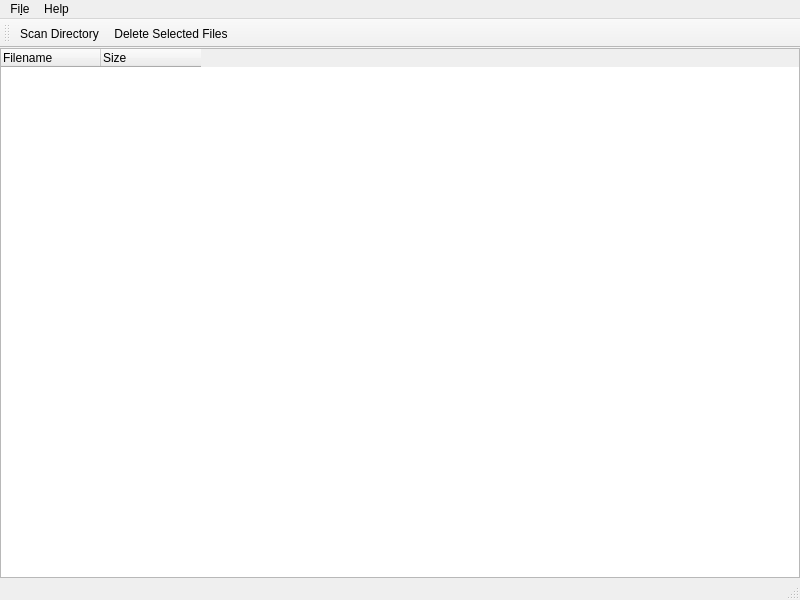
<?xml version="1.0" encoding="UTF-8"?>
<ui version="4.0">
 <class>MainWindow</class>
 <widget class="QMainWindow" name="MainWindow">
  <property name="geometry">
   <rect>
    <x>0</x>
    <y>0</y>
    <width>800</width>
    <height>600</height>
   </rect>
  </property>
  <property name="windowTitle">
   <string>MainWindow</string>
  </property>
  <widget class="QWidget" name="centralWidget">
   <layout class="QVBoxLayout" name="horizontalLayout">
    <property name="leftMargin">
     <number>0</number>
    </property>
    <property name="topMargin">
     <number>0</number>
    </property>
    <property name="rightMargin">
     <number>0</number>
    </property>
    <property name="bottomMargin">
     <number>0</number>
    </property>
    <item>
     <widget class="QTreeWidget" name="treeWidget">
      <property name="selectionMode">
       <enum>QAbstractItemView::MultiSelection</enum>
      </property>
      <property name="selectionBehavior">
       <enum>QAbstractItemView::SelectRows</enum>
      </property>
      <attribute name="headerMinimumSectionSize">
       <number>100</number>
      </attribute>
      <attribute name="headerStretchLastSection">
       <bool>false</bool>
      </attribute>
      <column>
       <property name="text">
        <string>Filename</string>
       </property>
      </column>
      <column>
       <property name="text">
        <string>Size</string>
       </property>
      </column>
     </widget>
    </item>
   </layout>
  </widget>
  <widget class="QMenuBar" name="menuBar">
   <property name="geometry">
    <rect>
     <x>0</x>
     <y>0</y>
     <width>800</width>
     <height>27</height>
    </rect>
   </property>
   <widget class="QMenu" name="menuFile">
    <property name="title">
     <string>Fi&amp;le</string>
    </property>
    <addaction name="actionScan_Directory"/>
    <addaction name="actionDelete"/>
    <addaction name="separator"/>
    <addaction name="actionExit"/>
   </widget>
   <widget class="QMenu" name="menuHelp">
    <property name="title">
     <string>Help</string>
    </property>
    <addaction name="actionAbout"/>
   </widget>
   <addaction name="menuFile"/>
   <addaction name="menuHelp"/>
  </widget>
  <widget class="QToolBar" name="toolBar">
   <property name="windowTitle">
    <string>toolBar</string>
   </property>
   <attribute name="toolBarArea">
    <enum>TopToolBarArea</enum>
   </attribute>
   <attribute name="toolBarBreak">
    <bool>false</bool>
   </attribute>
   <addaction name="actionScan_Directory"/>
   <addaction name="actionDelete"/>
  </widget>
  <widget class="QStatusBar" name="statusBar"/>
  <action name="actionScan_Directory">
   <property name="text">
    <string>&amp;Scan Directory...</string>
   </property>
  </action>
  <action name="actionExit">
   <property name="text">
    <string>&amp;Exit</string>
   </property>
  </action>
  <action name="actionAbout">
   <property name="text">
    <string>About</string>
   </property>
  </action>
  <action name="actionDelete">
   <property name="text">
    <string>&amp;Delete Selected Files...</string>
   </property>
  </action>  
 </widget>
 <layoutdefault spacing="6" margin="11"/>
 <resources/>
 <connections/>
</ui>
